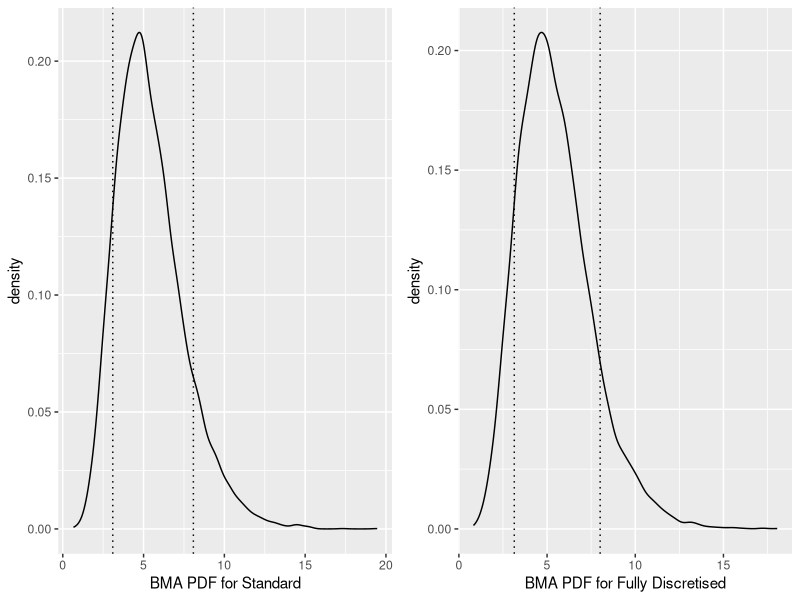

The R script that drew this image:
# Teng Wei Yeo, S2566430
# MATH11188 Statistical Research Skills: Assignment 1.
# Ideas are from Sloughter, J. M., Gneiting, T., and Raftery, A. E. (2010), 
# 'Probabilistic wind speed forecasting using ensembles and Bayesian model 
# averaging', Journal of the American Statistical Association, 105(489), 
# pp. 25-35.

### Brief Outline ###
# This code aims to simulate if there is any difference in the BMA PDF for 
# the fully discretised method, versus the standard method.
# This code assumes there is only 1 location, with one observation for each
# day over 20 days. For this example, all observations are training data.

# An ensemble of 4 members are used. This toy example assumes that the
# individual prediction PDF of each member and all the hyperparameters
# are known a priori.

# The E and CM-1 steps suggested in Sloughter et al. (2010) for deriving
# the weights which maximise the likelihood is then applied to derive
# the BMA PDF which best fits the observed data.

# The BMA PDF of the standard method, vs. the fully discretised method, 
# are compared. Note that no actual forecasting is being done in this toy 
# example. Neither is there the need for an iterative EMCE algorithm, since the
# hyperparameters of the individual PDFs are known a priori. The goal is to 
# simply compare the shape of the BMA PDFs as a result of the two different 
# methods.

# The output of this code is a graph showing the BMA PDF of the Standard Method,
# and the BMA PDF of the Fully Discretised Method.
# The code also prints the 77.8% symmetric prediction interval for both methods.

# The conclusion is that both methods arrive at very similar BMA PDFs, 
# and have almost identical 77.8% symmetric prediction intervals.

############# Model set-up #############
library(ggplot2)
library(gridExtra)
set.seed(4)
# True distribution of observations
true_a = 1.5
true_b = 0.3
obs <- rgamma(20, shape=true_a, rate=true_b) # generate 20 observations
true_var = true_a/true_b^2

# Discretisation of the observations
obs2 <- rep(0, 20)
for (i in 1:length(obs)){
  if (obs[i] <= 1){
    obs2[i] = 0
  } else if (obs[i] <= 3/2){
    obs2[i] = 1
  } else{
    obs2[i] = round(obs[i], 0)
  }
}

# Arbitrarily chosen hyperparameters for the gamma distributions of each of the 
# four forecast members.
beta = c(0.1, 0.2, 0.4, 0.5)
alpha = beta^2 * true_var

############# Start of BMA approach #############
### 1) Standard Method ###
# Starting weights
w = c(0.25, 0.25, 0.25, 0.25)
y = obs2
z_hat = c(0,0,0,0)

# Optimising weights using E and CM-1 steps
for (i in 1:length(y)){
  if (y[i] == 0){ # use CDF for values = 0
    combined = sum(w * pgamma(1, shape = alpha, rate = beta))
    z_hat = z_hat + w * pgamma(1, shape = alpha, rate = beta) / 
      combined
  } else{ # use PDF for all other values
    combined = sum(w * dgamma(y[i], shape = alpha, rate = beta))
    z_hat = z_hat + w * dgamma(y[i], shape = alpha, rate = beta) / 
      combined
    }
}
w = z_hat/20

# Calculating the maximum likelihood, for standard method
sum = 0
for (i in 1:length(y)){
  if (y[i] == 0){
    sum = sum + log(sum(w * pgamma(1, shape = alpha, rate = beta)))
  } else{
    sum = sum + log(sum(w * dgamma(y[i], shape = alpha, rate = beta)))
  }
}

# Simulate 10000 random variates for BMA PDF of Standard Method.
collect = w[1] * rgamma(10000, shape = alpha[1], rate = beta[1]) + 
          w[2] * rgamma(10000, shape = alpha[2], rate = beta[2]) + 
          w[3] * rgamma(10000, shape = alpha[3], rate = beta[3]) + 
          w[4] * rgamma(10000, shape = alpha[4], rate = beta[4])
collect_df = data.frame(collect)

# Plot density of the 10000 random variates, with 77.8% interval
plot1 <- ggplot(collect_df, aes(x = collect)) + 
          geom_density() + 
          geom_vline(xintercept=quantile(collect, probs = c(0.111,0.889)), 
                     linetype="dotted") +
          xlab("BMA PDF for Standard")
w_saved = w

### 2) Fully Discretised Method ###
# Starting weights
w = c(0.25, 0.25, 0.25, 0.25)
z_hat = c(0,0,0,0)

# Optimising weights
for (i in 1:length(y)){
  if (y[i] == 0){
    combined = sum(w * pgamma(1, shape = alpha, rate = beta))
    z_hat = z_hat + w * pgamma(1, shape = alpha, rate = beta) / 
      combined
  } else if (y[i] == 1){
    combined = sum(w * (pgamma(1.5, shape = alpha, rate = beta) -
                     pgamma(1, shape = alpha, rate = beta)))
    z_hat = z_hat + w * (pgamma(1.5, shape = alpha, rate = beta) -
                         pgamma(1, shape = alpha, rate = beta)) / 
                         combined
  } else {
    combined = sum(w * (pgamma(y[i] + 0.5, shape = alpha, rate = beta) -
                     pgamma(y[i] - 0.5, shape = alpha, rate = beta)))
    z_hat = z_hat + w * (pgamma(y[i] + 0.5, shape = alpha, rate = beta) -
                         pgamma(y[i] - 0.5, shape = alpha, rate = beta)) / 
                         combined
    }
}
w = z_hat/20

# Calculating the maximum likelihood, for fully discretised method
sum_2 = 0
for (i in 1:length(y)){
  if (y[i] == 0){
    sum_2 = sum_2 + log(sum(w * pgamma(1, shape = alpha, rate = beta)))
  } else if (y[i] == 1){
    sum_2 = sum_2 + log(sum(w * (pgamma(1.5, shape = alpha, rate = beta) -
                             pgamma(1, shape = alpha, rate = beta))))
  } else {
    sum_2 = sum_2 + log(sum(w * (pgamma(y[i] + 0.5, shape = alpha, rate = beta) -
                               pgamma(y[i] - 0.5, shape = alpha, rate = beta))))
  }
}

# Simulate 10000 random variables for BMA PDF of Fully Discretised BDA.
collect_2 = w[1] * rgamma(10000, shape = alpha[1], rate = beta[1]) + 
            w[2] * rgamma(10000, shape = alpha[2], rate = beta[2]) + 
            w[3] * rgamma(10000, shape = alpha[3], rate = beta[3]) + 
            w[4] * rgamma(10000, shape = alpha[4], rate = beta[4])
collect_df_2 = data.frame(collect_2)

# Plot density of the 10000 random variates, with 77.8% interval
plot2 <- ggplot(collect_df_2, aes(x = collect_2)) + 
          geom_density() + 
          geom_vline(xintercept=quantile(collect_2, probs = c(0.111,0.889)), 
                     linetype="dotted") +
          xlab("BMA PDF for Fully Discretised")

### Comparisons ### 

# Plot final graphs
grid.arrange(plot1, plot2, ncol=2)

print(paste("Maximum Log Likelihood for the Standard Method BDA is", sum))
w_saved # Weights for Standard Method BMA
quantile(collect, probs = c(0.111,0.889)) # 77.8% Symmetric Prediction Interval
print(paste("Maximum Log Likelihood for the Fully Discretised BDA is", sum_2))
w # Weights for Fully Discretised BMA
quantile(collect_2, probs = c(0.111,0.889)) # 77.8% Symmetric Prediction Interval
